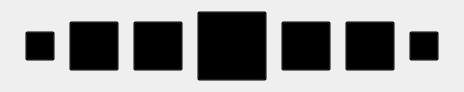
    <widget class="QWidget" name="layoutWidget">
     <property name="geometry">
      <rect>
       <x>250</x>
       <y>440</y>
       <width>464</width>
       <height>82</height>
      </rect>
     </property>
     <layout class="QHBoxLayout" name="horizontalLayout">
      <property name="spacing">
       <number>0</number>
      </property>
      <item>
       <widget class="QPushButton" name="lock_button">
        <property name="minimumSize">
         <size>
          <width>30</width>
          <height>30</height>
         </size>
        </property>
        <property name="maximumSize">
         <size>
          <width>30</width>
          <height>30</height>
         </size>
        </property>
        <property name="styleSheet">
         <string notr="true">QPushButton {
	background-color: transparent;
}
QPushButton:hover {
	background-color: rgba(25,25,25,50%);
	padding:5px;
	border: none;
	border-radius:7px;
}
QPushButton:pressed {
	background-color: rgba(50,50,50,50%);
}</string>
        </property>
        <property name="text">
         <string/>
        </property>
        <property name="icon">
         <iconset>
          <normaloff>../PythonTimeCode/img/block_open.png</normaloff>
          <normalon>../PythonTimeCode/img/block_closed.png</normalon>../PythonTimeCode/img/block_open.png</iconset>
        </property>
        <property name="iconSize">
         <size>
          <width>20</width>
          <height>20</height>
         </size>
        </property>
        <property name="checkable">
         <bool>true</bool>
        </property>
       </widget>
      </item>
      <item>
       <widget class="QPushButton" name="backward_button">
        <property name="minimumSize">
         <size>
          <width>50</width>
          <height>50</height>
         </size>
        </property>
        <property name="maximumSize">
         <size>
          <width>50</width>
          <height>50</height>
         </size>
        </property>
        <property name="styleSheet">
         <string notr="true">QPushButton {
	background-color: transparent;
}
QPushButton:hover {
	background-color: rgba(25,25,25,50%);
	padding:5px;
	border: none;
	border-radius:7px;
}
QPushButton:pressed {
	background-color: rgba(50,50,50,50%);
}</string>
        </property>
        <property name="text">
         <string/>
        </property>
        <property name="icon">
         <iconset>
          <normaloff>../PythonTimeCode/img/backward.png</normaloff>
          <disabledoff>../PythonTimeCode/img/backward_disable.png</disabledoff>../PythonTimeCode/img/backward.png</iconset>
        </property>
        <property name="iconSize">
         <size>
          <width>30</width>
          <height>30</height>
         </size>
        </property>
       </widget>
      </item>
      <item>
       <widget class="QPushButton" name="stop_button">
        <property name="minimumSize">
         <size>
          <width>50</width>
          <height>50</height>
         </size>
        </property>
        <property name="maximumSize">
         <size>
          <width>50</width>
          <height>50</height>
         </size>
        </property>
        <property name="styleSheet">
         <string notr="true">QPushButton {
	background-color: transparent;
}
QPushButton:hover {
	background-color: rgba(25,25,25,50%);
	padding:5px;
	border: none;
	border-radius:7px;
}
QPushButton:pressed {
	background-color: rgba(50,50,50,50%);
}</string>
        </property>
        <property name="text">
         <string/>
        </property>
        <property name="icon">
         <iconset>
          <normaloff>../PythonTimeCode/img/stop.png</normaloff>
          <disabledoff>../SDM Timecode/PythonTimeCode/img/stop_disable.png</disabledoff>../PythonTimeCode/img/stop.png</iconset>
        </property>
        <property name="iconSize">
         <size>
          <width>30</width>
          <height>30</height>
         </size>
        </property>
       </widget>
      </item>
      <item>
       <widget class="QPushButton" name="play_button">
        <property name="enabled">
         <bool>true</bool>
        </property>
        <property name="minimumSize">
         <size>
          <width>70</width>
          <height>70</height>
         </size>
        </property>
        <property name="maximumSize">
         <size>
          <width>70</width>
          <height>70</height>
         </size>
        </property>
        <property name="styleSheet">
         <string notr="true">QPushButton {
	background-color: transparent;
}
QPushButton:hover {
	background-color: rgba(25,25,25,50%);
	padding:5px;
	border: none;
	border-radius:7px;
}
QPushButton:pressed {
	background-color: rgba(50,50,50,50%);
}</string>
        </property>
        <property name="text">
         <string/>
        </property>
        <property name="icon">
         <iconset>
          <normaloff>../SDM Timecode/PythonTimeCode/img/play.png</normaloff>
          <normalon>../SDM Timecode/PythonTimeCode/img/pause.png</normalon>
          <disabledoff>../SDM Timecode/PythonTimeCode/img/play_disable.png</disabledoff>
          <disabledon>../PythonTimeCode/img/pause_disasble.png</disabledon>../SDM Timecode/PythonTimeCode/img/play.png</iconset>
        </property>
        <property name="iconSize">
         <size>
          <width>50</width>
          <height>50</height>
         </size>
        </property>
        <property name="checkable">
         <bool>true</bool>
        </property>
       </widget>
      </item>
      <item>
       <widget class="QPushButton" name="clock_button">
        <property name="enabled">
         <bool>true</bool>
        </property>
        <property name="minimumSize">
         <size>
          <width>50</width>
          <height>50</height>
         </size>
        </property>
        <property name="maximumSize">
         <size>
          <width>50</width>
          <height>50</height>
         </size>
        </property>
        <property name="styleSheet">
         <string notr="true">QPushButton {
	background-color: transparent;
}
QPushButton:hover {
	background-color: rgba(25,25,25,50%);
	padding:5px;
	border: none;
	border-radius:7px;
}
QPushButton:pressed {
	background-color: rgba(50,50,50,50%);
}</string>
        </property>
        <property name="text">
         <string/>
        </property>
        <property name="icon">
         <iconset>
          <normaloff>../SDM Timecode/PythonTimeCode/img/clock.png</normaloff>
          <disabledoff>../PythonTimeCode/img/clock_disable.png</disabledoff>../SDM Timecode/PythonTimeCode/img/clock.png</iconset>
        </property>
        <property name="iconSize">
         <size>
          <width>30</width>
          <height>30</height>
         </size>
        </property>
       </widget>
      </item>
      <item>
       <widget class="QPushButton" name="forward_button">
        <property name="minimumSize">
         <size>
          <width>50</width>
          <height>50</height>
         </size>
        </property>
        <property name="maximumSize">
         <size>
          <width>50</width>
          <height>50</height>
         </size>
        </property>
        <property name="styleSheet">
         <string notr="true">QPushButton {
	background-color: transparent;
}
QPushButton:hover {
	background-color: rgba(25,25,25,50%);
	padding:5px;
	border: none;
	border-radius:7px;
}
QPushButton:pressed {
	background-color: rgba(50,50,50,50%);
}</string>
        </property>
        <property name="text">
         <string/>
        </property>
        <property name="icon">
         <iconset>
          <normaloff>../PythonTimeCode/img/forward.png</normaloff>
          <disabledoff>../PythonTimeCode/img/forward_disable.png</disabledoff>../PythonTimeCode/img/forward.png</iconset>
        </property>
        <property name="iconSize">
         <size>
          <width>30</width>
          <height>30</height>
         </size>
        </property>
       </widget>
      </item>
      <item>
       <widget class="QPushButton" name="pin_button">
        <property name="minimumSize">
         <size>
          <width>30</width>
          <height>30</height>
         </size>
        </property>
        <property name="maximumSize">
         <size>
          <width>30</width>
          <height>30</height>
         </size>
        </property>
        <property name="styleSheet">
         <string notr="true">QPushButton {
	background-color: transparent;
}
QPushButton:hover {
	background-color: rgba(25,25,25,50%);
	padding:5px;
	border: none;
	border-radius:7px;
}
QPushButton:pressed {
	background-color: rgba(50,50,50,50%);
}</string>
        </property>
        <property name="text">
         <string/>
        </property>
        <property name="icon">
         <iconset>
          <normaloff>../PythonTimeCode/img/pin_off.png</normaloff>
          <normalon>../PythonTimeCode/img/pin_on.png</normalon>../PythonTimeCode/img/pin_off.png</iconset>
        </property>
        <property name="iconSize">
         <size>
          <width>20</width>
          <height>20</height>
         </size>
        </property>
        <property name="checkable">
         <bool>true</bool>
        </property>
       </widget>
      </item>
     </layout>
    </widget>
